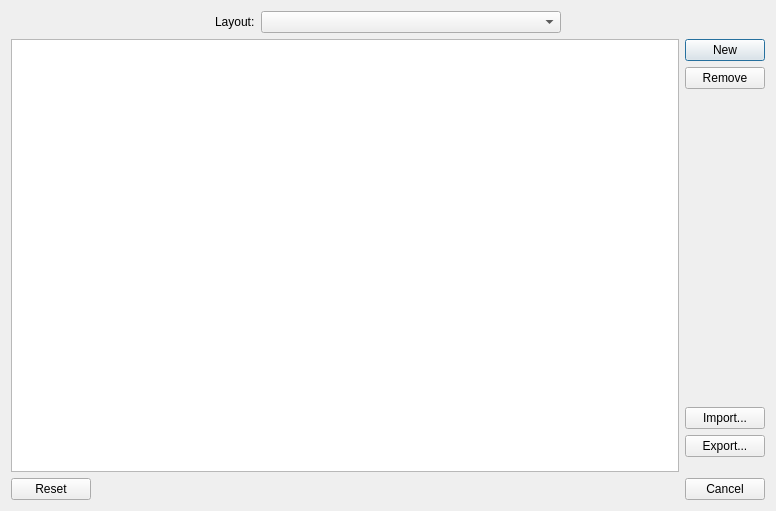
<?xml version="1.0" encoding="UTF-8"?>
<ui version="4.0">
 <class>ViewsDialog</class>
 <widget class="QDialog" name="ViewsDialog">
  <property name="geometry">
   <rect>
    <x>0</x>
    <y>0</y>
    <width>776</width>
    <height>511</height>
   </rect>
  </property>
  <property name="windowTitle">
   <string>Docks/Panels</string>
  </property>
  <layout class="QVBoxLayout" name="verticalLayout">
   <item>
    <layout class="QHBoxLayout" name="mainLayout">
     <item>
      <layout class="QVBoxLayout" name="mainRowsLayout">
       <item>
        <layout class="QGridLayout" name="layoutGrid" columnstretch="0">
         <item row="0" column="0">
          <layout class="QHBoxLayout" name="layoutRow">
           <item>
            <spacer name="horizontalSpacer_4">
             <property name="orientation">
              <enum>Qt::Horizontal</enum>
             </property>
             <property name="sizeHint" stdset="0">
              <size>
               <width>40</width>
               <height>20</height>
              </size>
             </property>
            </spacer>
           </item>
           <item>
            <widget class="QLabel" name="layoutLbl">
             <property name="sizePolicy">
              <sizepolicy hsizetype="Fixed" vsizetype="Preferred">
               <horstretch>0</horstretch>
               <verstretch>0</verstretch>
              </sizepolicy>
             </property>
             <property name="text">
              <string>Layout:</string>
             </property>
            </widget>
           </item>
           <item>
            <widget class="Latte::Settings::LayoutsComboBox" name="layoutsCmb">
             <property name="sizePolicy">
              <sizepolicy hsizetype="Expanding" vsizetype="Fixed">
               <horstretch>0</horstretch>
               <verstretch>0</verstretch>
              </sizepolicy>
             </property>
             <property name="minimumSize">
              <size>
               <width>300</width>
               <height>0</height>
              </size>
             </property>
            </widget>
           </item>
           <item>
            <spacer name="horizontalSpacer_12">
             <property name="orientation">
              <enum>Qt::Horizontal</enum>
             </property>
             <property name="sizeHint" stdset="0">
              <size>
               <width>40</width>
               <height>20</height>
              </size>
             </property>
            </spacer>
           </item>
          </layout>
         </item>
        </layout>
       </item>
       <item>
        <layout class="QGridLayout" name="viewsGrid">
         <property name="horizontalSpacing">
          <number>6</number>
         </property>
         <item row="1" column="0">
          <widget class="QTableView" name="viewsTable">
           <property name="alternatingRowColors">
            <bool>true</bool>
           </property>
           <property name="selectionMode">
            <enum>QAbstractItemView::SingleSelection</enum>
           </property>
           <property name="selectionBehavior">
            <enum>QAbstractItemView::SelectRows</enum>
           </property>
           <property name="showGrid">
            <bool>true</bool>
           </property>
          </widget>
         </item>
         <item row="1" column="2">
          <layout class="QVBoxLayout" name="buttonsLayout">
           <property name="leftMargin">
            <number>0</number>
           </property>
           <property name="rightMargin">
            <number>0</number>
           </property>
           <item>
            <widget class="QPushButton" name="newBtn">
             <property name="text">
              <string notr="true">New</string>
             </property>
             <property name="icon">
              <iconset theme="add">
               <normaloff>.</normaloff>.</iconset>
             </property>
            </widget>
           </item>
           <item>
            <widget class="QPushButton" name="removeBtn">
             <property name="text">
              <string notr="true">Remove</string>
             </property>
             <property name="icon">
              <iconset theme="delete">
               <normaloff>.</normaloff>.</iconset>
             </property>
            </widget>
           </item>
           <item>
            <spacer name="verticalSpacer_2">
             <property name="orientation">
              <enum>Qt::Vertical</enum>
             </property>
             <property name="sizeType">
              <enum>QSizePolicy::MinimumExpanding</enum>
             </property>
             <property name="sizeHint" stdset="0">
              <size>
               <width>20</width>
               <height>10</height>
              </size>
             </property>
            </spacer>
           </item>
           <item>
            <widget class="QPushButton" name="importBtn">
             <property name="text">
              <string notr="true">Import...</string>
             </property>
             <property name="icon">
              <iconset theme="document-import">
               <normaloff>.</normaloff>.</iconset>
             </property>
            </widget>
           </item>
           <item>
            <widget class="QPushButton" name="exportBtn">
             <property name="text">
              <string notr="true">Export...</string>
             </property>
             <property name="icon">
              <iconset theme="document-export">
               <normaloff>.</normaloff>.</iconset>
             </property>
            </widget>
           </item>
           <item>
            <spacer name="verticalSpacer_3">
             <property name="orientation">
              <enum>Qt::Vertical</enum>
             </property>
             <property name="sizeType">
              <enum>QSizePolicy::Fixed</enum>
             </property>
             <property name="sizeHint" stdset="0">
              <size>
               <width>20</width>
               <height>15</height>
              </size>
             </property>
            </spacer>
           </item>
          </layout>
         </item>
        </layout>
       </item>
      </layout>
     </item>
    </layout>
   </item>
   <item>
    <widget class="QDialogButtonBox" name="buttonBox">
     <property name="orientation">
      <enum>Qt::Horizontal</enum>
     </property>
     <property name="standardButtons">
      <set>QDialogButtonBox::Cancel|QDialogButtonBox::Reset</set>
     </property>
    </widget>
   </item>
  </layout>
 </widget>
 <customwidgets>
  <customwidget>
   <class>Latte::Settings::LayoutsComboBox</class>
   <extends>QComboBox</extends>
   <header>settings/generic/layoutscombobox.h</header>
  </customwidget>
 </customwidgets>
 <resources/>
 <connections>
  <connection>
   <sender>buttonBox</sender>
   <signal>accepted()</signal>
   <receiver>ViewsDialog</receiver>
   <slot>accept()</slot>
   <hints>
    <hint type="sourcelabel">
     <x>248</x>
     <y>254</y>
    </hint>
    <hint type="destinationlabel">
     <x>157</x>
     <y>274</y>
    </hint>
   </hints>
  </connection>
  <connection>
   <sender>buttonBox</sender>
   <signal>rejected()</signal>
   <receiver>ViewsDialog</receiver>
   <slot>reject()</slot>
   <hints>
    <hint type="sourcelabel">
     <x>316</x>
     <y>260</y>
    </hint>
    <hint type="destinationlabel">
     <x>286</x>
     <y>274</y>
    </hint>
   </hints>
  </connection>
 </connections>
</ui>
